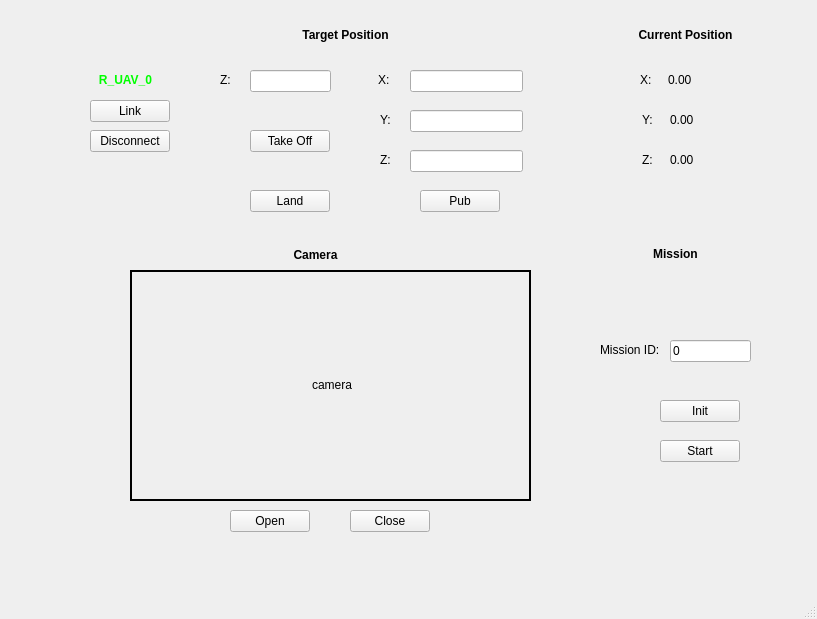
<?xml version="1.0" encoding="UTF-8"?>
<ui version="4.0">
 <class>r_uav_local_network</class>
 <widget class="QMainWindow" name="r_uav_local_network">
  <property name="geometry">
   <rect>
    <x>0</x>
    <y>0</y>
    <width>817</width>
    <height>619</height>
   </rect>
  </property>
  <property name="windowTitle">
   <string>MainWindow</string>
  </property>
  <widget class="QWidget" name="centralwidget">
   <widget class="QPushButton" name="v_uav_0_link_button">
    <property name="geometry">
     <rect>
      <x>90</x>
      <y>100</y>
      <width>80</width>
      <height>22</height>
     </rect>
    </property>
    <property name="text">
     <string>Link</string>
    </property>
   </widget>
   <widget class="QLabel" name="v_uav_0_ref_z_label">
    <property name="geometry">
     <rect>
      <x>380</x>
      <y>150</y>
      <width>21</width>
      <height>20</height>
     </rect>
    </property>
    <property name="text">
     <string>Z:</string>
    </property>
   </widget>
   <widget class="QLineEdit" name="v_uav_0_ref_x_edit">
    <property name="geometry">
     <rect>
      <x>410</x>
      <y>70</y>
      <width>113</width>
      <height>22</height>
     </rect>
    </property>
   </widget>
   <widget class="QLabel" name="v_uav_0_current_y_label">
    <property name="geometry">
     <rect>
      <x>642</x>
      <y>110</y>
      <width>21</width>
      <height>20</height>
     </rect>
    </property>
    <property name="text">
     <string>Y:</string>
    </property>
   </widget>
   <widget class="QPushButton" name="v_uav_0_ref_pub_button">
    <property name="geometry">
     <rect>
      <x>420</x>
      <y>190</y>
      <width>80</width>
      <height>22</height>
     </rect>
    </property>
    <property name="text">
     <string>Pub</string>
    </property>
   </widget>
   <widget class="QLabel" name="v_uav_0_camera_image">
    <property name="geometry">
     <rect>
      <x>130</x>
      <y>270</y>
      <width>401</width>
      <height>231</height>
     </rect>
    </property>
    <property name="frameShape">
     <enum>QFrame::WinPanel</enum>
    </property>
    <property name="text">
     <string>&lt;html&gt;&lt;head/&gt;&lt;body&gt;&lt;p align=&quot;center&quot;&gt;camera&lt;/p&gt;&lt;/body&gt;&lt;/html&gt;</string>
    </property>
   </widget>
   <widget class="QLabel" name="v_uav_0_current_y">
    <property name="geometry">
     <rect>
      <x>670</x>
      <y>110</y>
      <width>91</width>
      <height>20</height>
     </rect>
    </property>
    <property name="text">
     <string>0.00</string>
    </property>
   </widget>
   <widget class="QPushButton" name="v_uav_0_disconnect_button">
    <property name="geometry">
     <rect>
      <x>90</x>
      <y>130</y>
      <width>80</width>
      <height>22</height>
     </rect>
    </property>
    <property name="text">
     <string>Disconnect</string>
    </property>
   </widget>
   <widget class="QLabel" name="v_uav_0_label_3">
    <property name="geometry">
     <rect>
      <x>90</x>
      <y>70</y>
      <width>71</width>
      <height>20</height>
     </rect>
    </property>
    <property name="text">
     <string>&lt;html&gt;&lt;head/&gt;&lt;body&gt;&lt;p align=&quot;center&quot;&gt;&lt;span style=&quot; font-weight:600; color:#00ff00;&quot;&gt;R_UAV_0&lt;/span&gt;&lt;/p&gt;&lt;/body&gt;&lt;/html&gt;</string>
    </property>
   </widget>
   <widget class="QPushButton" name="v_uav_0_init_button">
    <property name="geometry">
     <rect>
      <x>660</x>
      <y>400</y>
      <width>80</width>
      <height>22</height>
     </rect>
    </property>
    <property name="text">
     <string>Init</string>
    </property>
   </widget>
   <widget class="QLabel" name="v_uav_0_camera_label">
    <property name="geometry">
     <rect>
      <x>270</x>
      <y>240</y>
      <width>91</width>
      <height>31</height>
     </rect>
    </property>
    <property name="text">
     <string>&lt;html&gt;&lt;head/&gt;&lt;body&gt;&lt;p align=&quot;center&quot;&gt;&lt;span style=&quot; font-weight:600;&quot;&gt;Camera&lt;/span&gt;&lt;/p&gt;&lt;/body&gt;&lt;/html&gt;</string>
    </property>
   </widget>
   <widget class="QLabel" name="v_uav_0_current_z_label">
    <property name="geometry">
     <rect>
      <x>642</x>
      <y>150</y>
      <width>21</width>
      <height>20</height>
     </rect>
    </property>
    <property name="text">
     <string>Z:</string>
    </property>
   </widget>
   <widget class="QLabel" name="v_uav_0_label">
    <property name="geometry">
     <rect>
      <x>100</x>
      <y>20</y>
      <width>61</width>
      <height>51</height>
     </rect>
    </property>
    <property name="text">
     <string/>
    </property>
    <property name="textFormat">
     <enum>Qt::RichText</enum>
    </property>
    <property name="pixmap">
     <pixmap resource="../resources/images.qrc">:/images/uav.jpeg</pixmap>
    </property>
    <property name="scaledContents">
     <bool>true</bool>
    </property>
   </widget>
   <widget class="QLabel" name="v_uav_0_current_position_label">
    <property name="geometry">
     <rect>
      <x>620</x>
      <y>20</y>
      <width>131</width>
      <height>31</height>
     </rect>
    </property>
    <property name="text">
     <string>&lt;html&gt;&lt;head/&gt;&lt;body&gt;&lt;p align=&quot;center&quot;&gt;&lt;span style=&quot; font-weight:600;&quot;&gt;Current Position&lt;/span&gt;&lt;/p&gt;&lt;/body&gt;&lt;/html&gt;</string>
    </property>
   </widget>
   <widget class="QLineEdit" name="v_uav_0_ref_height_edit">
    <property name="geometry">
     <rect>
      <x>250</x>
      <y>70</y>
      <width>81</width>
      <height>22</height>
     </rect>
    </property>
   </widget>
   <widget class="QPushButton" name="v_uav_0_takeoff_button">
    <property name="geometry">
     <rect>
      <x>250</x>
      <y>130</y>
      <width>80</width>
      <height>22</height>
     </rect>
    </property>
    <property name="text">
     <string>Take Off</string>
    </property>
   </widget>
   <widget class="QLabel" name="v_uav_0_current_z">
    <property name="geometry">
     <rect>
      <x>670</x>
      <y>150</y>
      <width>91</width>
      <height>20</height>
     </rect>
    </property>
    <property name="text">
     <string>0.00</string>
    </property>
   </widget>
   <widget class="QPushButton" name="v_uav_0_land_button">
    <property name="geometry">
     <rect>
      <x>250</x>
      <y>190</y>
      <width>80</width>
      <height>22</height>
     </rect>
    </property>
    <property name="text">
     <string>Land</string>
    </property>
   </widget>
   <widget class="QLineEdit" name="v_uav_0_mission_id_edit">
    <property name="geometry">
     <rect>
      <x>670</x>
      <y>340</y>
      <width>81</width>
      <height>22</height>
     </rect>
    </property>
    <property name="text">
     <string>0</string>
    </property>
   </widget>
   <widget class="QLabel" name="v_uav_0_current_x">
    <property name="geometry">
     <rect>
      <x>668</x>
      <y>70</y>
      <width>91</width>
      <height>20</height>
     </rect>
    </property>
    <property name="text">
     <string>0.00</string>
    </property>
   </widget>
   <widget class="QLabel" name="v_uav_0_mission_label">
    <property name="geometry">
     <rect>
      <x>610</x>
      <y>239</y>
      <width>131</width>
      <height>31</height>
     </rect>
    </property>
    <property name="text">
     <string>&lt;html&gt;&lt;head/&gt;&lt;body&gt;&lt;p align=&quot;center&quot;&gt;&lt;span style=&quot; font-weight:600;&quot;&gt;Mission&lt;/span&gt;&lt;/p&gt;&lt;/body&gt;&lt;/html&gt;</string>
    </property>
   </widget>
   <widget class="QPushButton" name="v_uav_0_camera_open_button">
    <property name="geometry">
     <rect>
      <x>230</x>
      <y>510</y>
      <width>80</width>
      <height>22</height>
     </rect>
    </property>
    <property name="text">
     <string>Open</string>
    </property>
   </widget>
   <widget class="QPushButton" name="v_uav_0_mission_start_button">
    <property name="geometry">
     <rect>
      <x>660</x>
      <y>440</y>
      <width>80</width>
      <height>22</height>
     </rect>
    </property>
    <property name="text">
     <string>Start</string>
    </property>
   </widget>
   <widget class="QLabel" name="v_uav_0_mission_id_label">
    <property name="geometry">
     <rect>
      <x>600</x>
      <y>340</y>
      <width>71</width>
      <height>20</height>
     </rect>
    </property>
    <property name="text">
     <string>Mission ID:</string>
    </property>
   </widget>
   <widget class="QLabel" name="v_uav_0_current_x_label">
    <property name="geometry">
     <rect>
      <x>640</x>
      <y>70</y>
      <width>21</width>
      <height>20</height>
     </rect>
    </property>
    <property name="text">
     <string>X:</string>
    </property>
   </widget>
   <widget class="QPushButton" name="v_uav_0_camera_close_button">
    <property name="geometry">
     <rect>
      <x>350</x>
      <y>510</y>
      <width>80</width>
      <height>22</height>
     </rect>
    </property>
    <property name="text">
     <string>Close</string>
    </property>
   </widget>
   <widget class="QLineEdit" name="v_uav_0_ref_z_edit">
    <property name="geometry">
     <rect>
      <x>410</x>
      <y>150</y>
      <width>113</width>
      <height>22</height>
     </rect>
    </property>
   </widget>
   <widget class="QLabel" name="v_uav_0_current_position_label_2">
    <property name="geometry">
     <rect>
      <x>280</x>
      <y>20</y>
      <width>131</width>
      <height>31</height>
     </rect>
    </property>
    <property name="text">
     <string>&lt;html&gt;&lt;head/&gt;&lt;body&gt;&lt;p align=&quot;center&quot;&gt;&lt;span style=&quot; font-weight:600;&quot;&gt;Target Position&lt;/span&gt;&lt;/p&gt;&lt;/body&gt;&lt;/html&gt;</string>
    </property>
   </widget>
   <widget class="QLabel" name="v_uav_0_ref_x_label">
    <property name="geometry">
     <rect>
      <x>378</x>
      <y>70</y>
      <width>21</width>
      <height>20</height>
     </rect>
    </property>
    <property name="text">
     <string>X:</string>
    </property>
   </widget>
   <widget class="QLabel" name="v_uav_0_ref_height_label">
    <property name="geometry">
     <rect>
      <x>220</x>
      <y>70</y>
      <width>21</width>
      <height>20</height>
     </rect>
    </property>
    <property name="text">
     <string>Z:</string>
    </property>
   </widget>
   <widget class="QLabel" name="v_uav_0_ref_y_label">
    <property name="geometry">
     <rect>
      <x>380</x>
      <y>110</y>
      <width>21</width>
      <height>20</height>
     </rect>
    </property>
    <property name="text">
     <string>Y:</string>
    </property>
   </widget>
   <widget class="QLineEdit" name="v_uav_0_ref_y_edit">
    <property name="geometry">
     <rect>
      <x>410</x>
      <y>110</y>
      <width>113</width>
      <height>22</height>
     </rect>
    </property>
   </widget>
  </widget>
  <widget class="QMenuBar" name="menubar">
   <property name="geometry">
    <rect>
     <x>0</x>
     <y>0</y>
     <width>817</width>
     <height>19</height>
    </rect>
   </property>
  </widget>
  <widget class="QStatusBar" name="statusbar"/>
 </widget>
 <resources>
  <include location="../resources/images.qrc"/>
 </resources>
 <connections/>
</ui>
